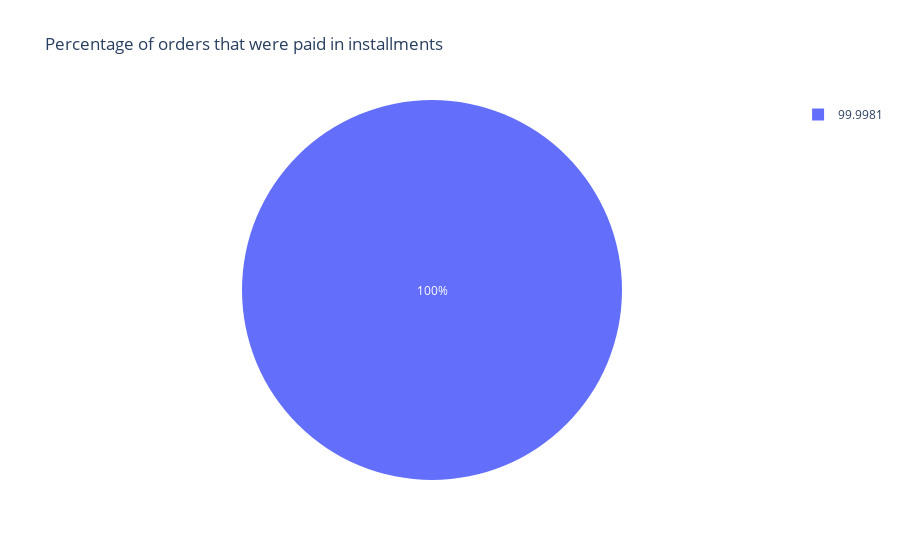

The notebook cell saved with this chart:
### Markdown cell above
# 4. Calculate the percentage of orders that were paid in installments.

### Code cell
order_installments = pd.read_sql_query("""
SELECT 
    SUM(CASE 
WHEN 
    payment_installments >= 1 
THEN 
    1 ELSE 0 END)/COUNT(*)*100 AS installment_percentage
FROM 
    payments""", conn)
order_installments
#print(f"order installments in percentage {order_installments}")
df = pd.DataFrame(order_installments)
fig = px.pie(df, values='installment_percentage', names='installment_percentage',
             title='Percentage of orders that were paid in installments')
fig.show()

### Figure 1 — Plotly figure (JSON) as saved in the notebook; plotly's stock layout.template omitted (floating-point values rounded to 4 significant figures)
{"data": [{"domain": {"x": [0, 1], "y": [0, 1]}, "hovertemplate": "installment_percentage=%{value}<extra></extra>", "labels": [100.0], "legendgroup": "", "name": "", "showlegend": true, "type": "pie", "values": [100.0]}], "layout": {"autosize": true, "legend": {"tracegroupgap": 0}, "title": {"text": "Percentage of orders that were paid in installments"}}}
